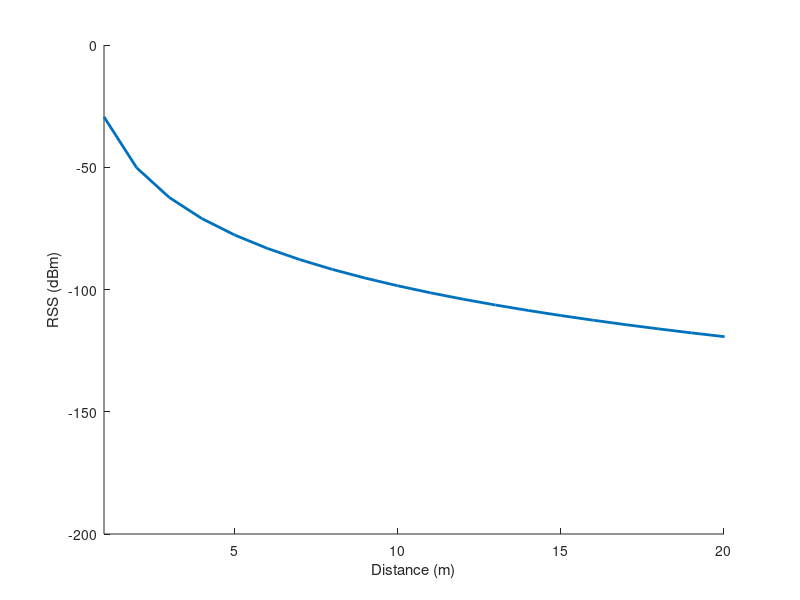

This chart was generated by the following MATLAB code:
%% test RSS with distance
% epsilon = 1;
x = linspace(1,200,200);
Txp = 16.6;
L0 = 46;
n = 3;
w = 0;
var_f = 32;
f = [];

for s=1:100
f = [f normrnd(0,sqrt(32))];
end

P_r = (Txp) - L0 - 10*n*log(x);

% figure
% yu = P_r + sqrt(32);
% yl = P_r - sqrt(32);
% fill([x fliplr(x)], [yu fliplr(yl)], [.9 .9 .9], 'linestyle', 'none')
hold on

plot(x, P_r, 'LineWidth',2);
ylabel("RSS (dBm)")
xlabel("Distance (m)")
xlim([1 20])
hold off
%%
% rss_2d();
%% function for calculating the expected rss
function[pr] = rss_mu(pos_a, pos_b)
    L0 = 46;
    n = 2.1;
    w = 0;
    x = norm(pos_a - pos_b);

    pr = L0 - 10*n*log(x) - 10;
end

%% calculate communication rate
function[cr] = crate(pr)
    k = 10e-3;
    pn0 = -10;
    R0 = 250;
    pe = erf(real(sqrt((k*pr)/pn0)));
    cr = R0*(1-pe);
end

%% in 2 dimensions
function[] = rss_2d()
    st_sp1 = [];
    for i=-10:10
        for j=-10:10
            st_sp1(i+11,j+11) = rss_mu([i,j],[0,0]);
        end
    end
    cr = crate(st_sp1);
    figure('Name','RSS');
    im1 = imagesc(st_sp1);
    im1.Interpolation = 'bilinear';
    hold on
    colorbar;
    h0 = colorbar;
    ylabel(h0, "dBm")
%     title('RSS ')
    xlabel('Distance(m)');
    ylabel('Distance (m)');
    hold off
    
    figure('Name','Communication Rate');
    im = imagesc(cr);
    hold on
    title('Communication Rate')
    xlabel('Distance');
    ylabel('Distance');
    im.Interpolation = 'bilinear';
    h1 = colorbar;
    ylabel(h1, "kbps")
    hold off
end
